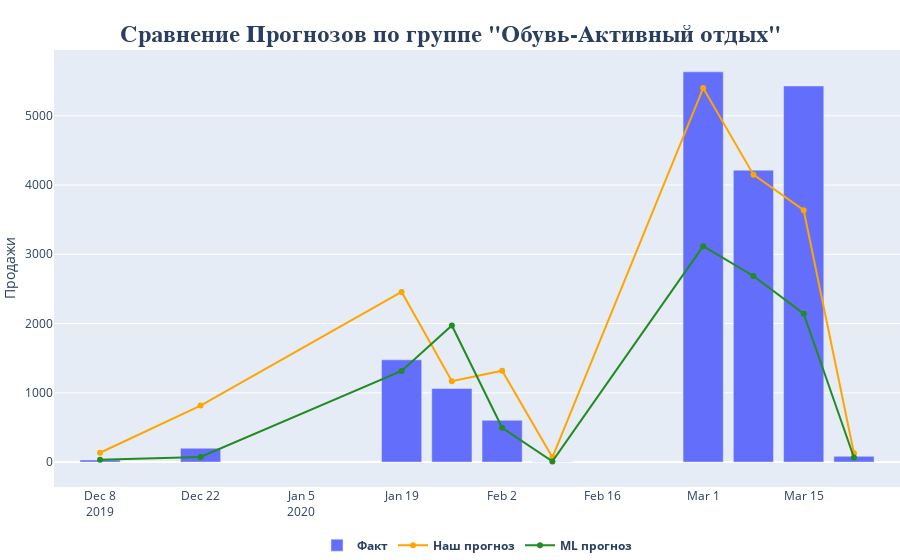

Write notebook code for a chart like this one.
### Code cell
# Строим графики по дате Сравнение Прогнозов по группе "Обувь-Активный отдых"

X = gr_ftw_out[['DATE_']]
Y = gr_ftw_out[['FACT_SALES', 'FCST2_COR2','FCST_V1']]
fig = go.Figure()
fig.add_trace(go.Bar(x=gr_ftw_out['DATE_'], y=gr_ftw_out['FACT_SALES'], name='<b>Факт</b>'))
fig.add_trace(go.Scatter(x=gr_ftw_out['DATE_'], y=gr_ftw_out['FCST2_COR2'],line=dict(color='orange', width=2), name='<b>Наш прогноз</b>'))
fig.add_trace(go.Scatter(x=gr_ftw_out['DATE_'], y=gr_ftw_out['FCST_V1'],line=dict(color='forestgreen', width=2), name='<b>ML прогноз</b>'))
fig.update_layout(legend_orientation="h",
                  legend=dict(x=.5, xanchor="center"),
                  #xaxis_title="Дата",
                  yaxis_title="Продажи",
                  margin=dict(l=0, r=0, t=50, b=0))
fig.update_layout(
    title={
        'text': '<b>Сравнение Прогнозов по группе "Обувь-Активный отдых"</b>',
        #'y':0.95,
        'x':0.5,
        'xanchor': 'center',
        'yanchor': 'top',
        'font_family':"Times New Roman",
        'font_size': 24})
fig.show()

### Figure 1 — Plotly figure (JSON) as saved in the notebook; plotly's stock layout.template omitted (floating-point values rounded to 4 significant figures)
{"data": [{"name": "<b>Факт</b>", "type": "bar", "x": ["2019-12-08T00:00:00", "2019-12-22T00:00:00", "2020-01-19T00:00:00", "2020-01-26T00:00:00", "2020-02-02T00:00:00", "2020-02-09T00:00:00", "2020-03-01T00:00:00", "2020-03-08T00:00:00", "2020-03-15T00:00:00", "2020-03-22T00:00:00"], "y": [30, 200, 1476, 1063, 603, 4, 5634, 4215, 5430, 83]}, {"line": {"color": "orange", "width": 2}, "name": "<b>Наш прогноз</b>", "type": "scatter", "x": ["2019-12-08T00:00:00", "2019-12-22T00:00:00", "2020-01-19T00:00:00", "2020-01-26T00:00:00", "2020-02-02T00:00:00", "2020-02-09T00:00:00", "2020-03-01T00:00:00", "2020-03-08T00:00:00", "2020-03-15T00:00:00", "2020-03-22T00:00:00"], "y": [134.4, 815.2, 2457.0, 1167.0, 1319.0, 69.32, 5400.0, 4150.0, 3636.0, 127.6]}, {"line": {"color": "forestgreen", "width": 2}, "name": "<b>ML прогноз</b>", "type": "scatter", "x": ["2019-12-08T00:00:00", "2019-12-22T00:00:00", "2020-01-19T00:00:00", "2020-01-26T00:00:00", "2020-02-02T00:00:00", "2020-02-09T00:00:00", "2020-03-01T00:00:00", "2020-03-08T00:00:00", "2020-03-15T00:00:00", "2020-03-22T00:00:00"], "y": [34.98, 74.89, 1316.0, 1972.0, 495.9, 9.712, 3117.0, 2687.0, 2143.0, 66.23]}], "layout": {"legend": {"orientation": "h", "x": 0.5, "xanchor": "center"}, "margin": {"b": 0, "l": 0, "r": 0, "t": 50}, "title": {"font": {"family": "Times New Roman", "size": 24}, "text": "<b>Сравнение Прогнозов по группе \"Обувь-Активный отдых\"</b>", "x": 0.5, "xanchor": "center", "yanchor": "top"}, "yaxis": {"title": {"text": "Продажи"}}}}
